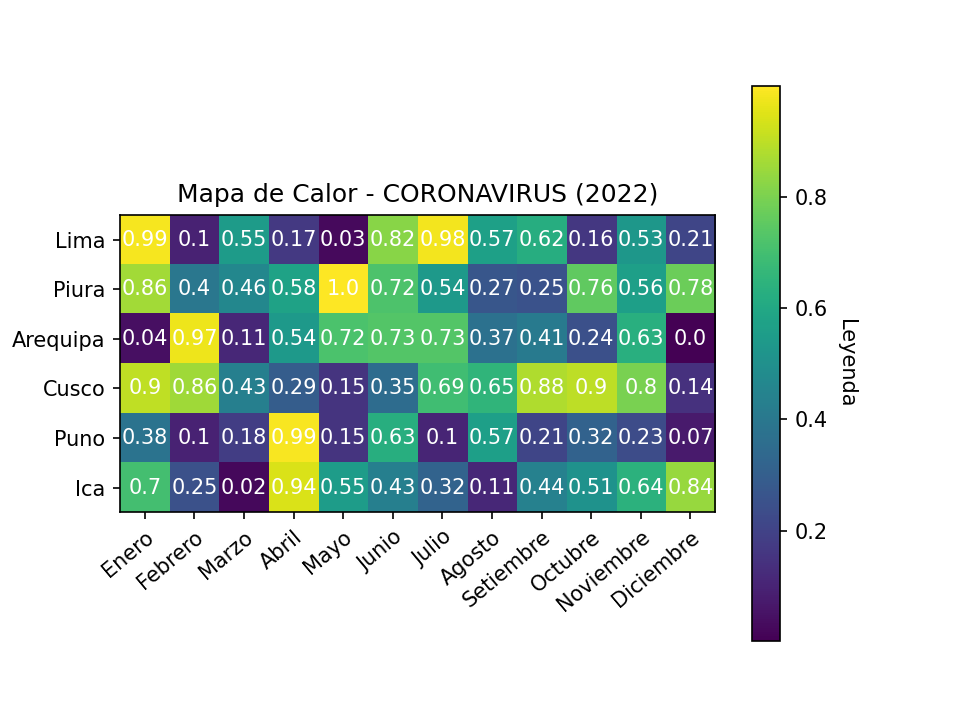

Reproduce this figure in Python.
# El código actual gera un mapa de calor que podría ser perfectamente
# utilizando para:

# Representar datos epidemiológicos (como casos/muertes/vacaciones por COVID-19)

# Mostrar la distribucón mensual del impacto del coronavirus.
# Comprar el comportamiento de la pandemia entre distintas regiones peruanas.

import numpy as np
import matplotlib.pyplot as plt
from pathlib import Path

# Datos 
data = np.random.random((6, 12))  

# Etiquetas
xlabs = ['Enero', 'Febrero', 'Marzo', 'Abril', 'Mayo', 'Junio', 
         'Julio', 'Agosto', 'Setiembre', 'Octubre', 'Noviembre', 
         'Diciembre']

ylabs = ['Lima', 'Piura', 'Arequipa', 'Cusco', 'Puno', 'Ica']

# Mapa de calor
fig, ax = plt.subplots()
im = ax.imshow(data)

# Agregar las etiquetas
ax.set_xticks(np.arange(len(xlabs)), labels = xlabs)
ax.set_yticks(np.arange(len(ylabs)), labels = ylabs)

# Agregar la leyenda
cbar = ax.figure.colorbar(im, ax=ax)
cbar.ax.set_ylabel('Leyenda', rotation = -90, va = "bottom")

# Agregar los valores a la gráfica
for i in range(len(ylabs)):
    for j in range(len(xlabs)):
        text = ax.text(j, i, round(data[i, j], 2), ha = "center", va = "center", color = "white")

plt.setp(ax.get_xticklabels(), rotation = 40, ha = "right", rotation_mode = "anchor")

plt.title("Mapa de Calor - CORONAVIRUS (2022)")
backend = plt.get_backend().lower()

if "agg" in backend:
    output_path = Path(__file__).with_name("ejercicio-03.png")
    plt.savefig(output_path, dpi=150)
    print(f"Backend no interactivo detectado ({backend}). Gráfica guardada en: {output_path}")
else:
    plt.show()
